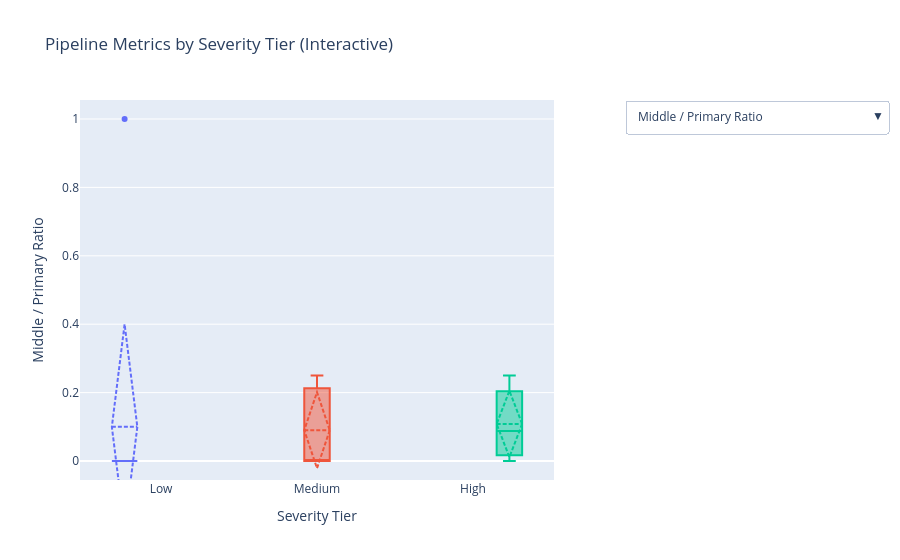

Notebook cell for this chart:
### Code cell
import plotly.graph_objects as go

# Make a copy to avoid SettingWithCopy issues
metric_df = district_summary.copy()

# Ensure the metrics exist
metric_df['ratio_middle_to_primary'] = (
    metric_df['Total_Middle'] / metric_df['Total_Primary']
)
metric_df['Female_Drop'] = (
    metric_df['Female_Primary'] - metric_df['Female_Middle']
)

metric_df = metric_df.replace([np.inf, -np.inf], np.nan)

# Keep only rows where ratio makes sense
metric_df = metric_df.dropna(subset=['ratio_middle_to_primary'])

# Define the metrics we want in the dropdown
metric_map = {
    'Middle / Primary Ratio': 'ratio_middle_to_primary',
    'Female Pipeline Drop (Primary - Middle)': 'Female_Drop',
    'Female Share (Primary)': 'female_share_Primary',
    'Female Share (Middle)': 'female_share_Middle'
}

severity_order = ['Low', 'Medium', 'High']
fig = go.Figure()

traces = []
visibility_sets = []   # each element is a visibility list for one metric button

# We'll add traces metric-by-metric, storing visibility states
all_metric_names = list(metric_map.keys())
n_metrics = len(all_metric_names)

for metric_label, metric_col in metric_map.items():
    vis = []
    for sev in severity_order:
        sev_data = metric_df[metric_df['Severity'] == sev][metric_col].dropna()
        
        trace = go.Box(
            y=sev_data,
            name=f"{sev}",
            boxmean='sd',
            visible=False   # we'll turn on later
        )
        fig.add_trace(trace)
        vis.append(True)   # this metric will control visibility per its own traces
    
    # For this metric, we want only its 3 traces visible; others False
    visibility_for_this_metric = [False] * (n_metrics * len(severity_order))
    start_idx = all_metric_names.index(metric_label) * len(severity_order)
    for i in range(len(severity_order)):
        visibility_for_this_metric[start_idx + i] = True
    
    visibility_sets.append(visibility_for_this_metric)

# Initially show the first metric (e.g., Middle / Primary Ratio)
for i, v in enumerate(visibility_sets[0]):
    fig.data[i].visible = v

# Build dropdown buttons
buttons = []
for metric_idx, metric_label in enumerate(all_metric_names):
    buttons.append(
        dict(
            label=metric_label,
            method="update",
            args=[
                {"visible": visibility_sets[metric_idx]},
                {"yaxis": {"title": metric_label}}
            ]
        )
    )

fig.update_layout(
    title="Pipeline Metrics by Severity Tier (Interactive)",
    xaxis_title="Severity Tier",
    yaxis_title="Middle / Primary Ratio",
    boxmode='group',
    showlegend=False,
    updatemenus=[
        dict(
            type="dropdown",
            x=1.15,
            y=1.0,
            showactive=True,
            buttons=buttons,
            xanchor="left"
        )
    ]
)

fig.show()

### Figure 1 — Plotly figure (JSON) as saved in the notebook; plotly's stock layout.template omitted (floating-point values rounded to 4 significant figures)
{"data": [{"boxmean": "sd", "name": "Low", "type": "box", "visible": true, "y": [1.0, 0.0, 0.0, 0.0, 0.0, 0.0, 0.0, 0.0, 0.0, 0.0]}, {"boxmean": "sd", "name": "Medium", "type": "box", "visible": true, "y": [0.0, 0.0, 0.2, 0.0, 0.25]}, {"boxmean": "sd", "name": "High", "type": "box", "visible": true, "y": [0.0, 0.25, 0.03333, 0.125, 0.0, 0.25, 0.05, 0.1579]}, {"boxmean": "sd", "name": "Low", "type": "box", "visible": false, "y": [0.0, 2.0, 1.0, 0.0, 0.0, 1.0, 2.0, 0.0, 3.0, 2.0]}, {"boxmean": "sd", "name": "Medium", "type": "box", "visible": false, "y": [0.0, 1.0, 4.0, 7.0, 1.0]}, {"boxmean": "sd", "name": "High", "type": "box", "visible": false, "y": [9.0, 3.0, 52.0, 6.0, 13.0, 3.0, 5.0, 33.0]}, {"boxmean": "sd", "name": "Low", "type": "box", "visible": false, "y": [0.0, 1.0, 0.5, 0.0, 0.0, 0.3333, 0.6667, 0.0, 1.0, 1.0]}, {"boxmean": "sd", "name": "Medium", "type": "box", "visible": false, "y": [0.0, 0.2, 1.0, 1.0, 0.25]}, {"boxmean": "sd", "name": "High", "type": "box", "visible": false, "y": [1.0, 0.25, 0.8833, 0.2917, 0.7647, 0.5, 0.25, 0.5]}, {"boxmean": "sd", "name": "Low", "type": "box", "visible": false, "y": [0.0]}, {"boxmean": "sd", "name": "Medium", "type": "box", "visible": false, "y": [1.0, 0.0]}, {"boxmean": "sd", "name": "High", "type": "box", "visible": false, "y": [0.0, 0.5, 0.3333, 1.0, 0.0, 0.4167]}], "layout": {"boxmode": "group", "showlegend": false, "title": {"text": "Pipeline Metrics by Severity Tier (Interactive)"}, "updatemenus": [{"buttons": [{"args": [{"visible": [true, true, true, false, false, false, false, false, false, false, false, false]}, {"yaxis": {"title": "Middle / Primary Ratio"}}], "label": "Middle / Primary Ratio", "method": "update"}, {"args": [{"visible": [false, false, false, true, true, true, false, false, false, false, false, false]}, {"yaxis": {"title": "Female Pipeline Drop (Primary - Middle)"}}], "label": "Female Pipeline Drop (Primary - Middle)", "method": "update"}, {"args": [{"visible": [false, false, false, false, false, false, true, true, true, false, false, false]}, {"yaxis": {"title": "Female Share (Primary)"}}], "label": "Female Share (Primary)", "method": "update"}, {"args": [{"visible": [false, false, false, false, false, false, false, false, false, true, true, true]}, {"yaxis": {"title": "Female Share (Middle)"}}], "label": "Female Share (Middle)", "method": "update"}], "showactive": true, "type": "dropdown", "x": 1.15, "xanchor": "left", "y": 1}], "xaxis": {"title": {"text": "Severity Tier"}}, "yaxis": {"title": {"text": "Middle / Primary Ratio"}}}}
